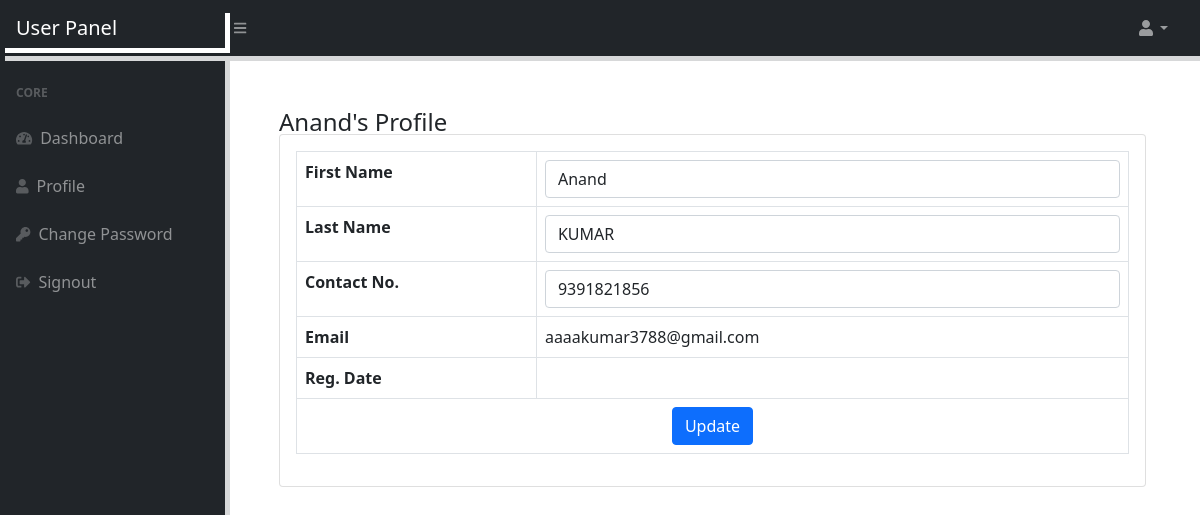
Screenshot of /admin/user/edit-profile.php (signed in) with the database file from the repository.
### tables this page shows
CREATE TABLE `user_form` (
  `id` int NOT NULL,
  `fname` varchar(200) NOT NULL,
  `lname` varchar(200) NOT NULL,
  `email` varchar(100) NOT NULL,
  `password` varchar(100) DEFAULT NULL,
  `contact` varchar(50) NOT NULL,
  `user_role` varchar(100) NOT NULL,
  `status` varchar(100) DEFAULT NULL,
  `date` date DEFAULT NULL
);

### admin/user/edit-profile.php (the view, shortened to what this page needs)
<?php session_start();
$servername = "localhost";
$username = "root";
$password = "mysql";
$database = "connect";
$conn = mysqli_connect($servername, $username, $password, $database);
if (strlen($_SESSION['id']==0)) {
  header('location:logout.php');
  } else{
?>
<!DOCTYPE html>
<html lang="en">
    <head>
        <link href="https://cdn.jsdelivr.net/npm/simple-datatables@latest/dist/style.css" rel="stylesheet" />
        <link href="css/styles.css" rel="stylesheet" />
    </head>
    <body class="sb-nav-fixed">
	    <nav class="sb-topnav navbar navbar-expand navbar-dark bg-dark">
            <a class="navbar-brand ps-3" href="index.html">User Panel</a>
            <button class="btn btn-link btn-sm order-1 order-lg-0 me-4 me-lg-0" id="sidebarToggle" href="#!"><i class="fas fa-bars"></i></button>
            <form class="d-none d-md-inline-block form-inline ms-auto me-0 me-md-3 my-2 my-md-0">
                <div class="input-group">
                </div>
            </form>
            <ul class="navbar-nav ms-auto ms-md-0 me-3 me-lg-4">
                <li class="nav-item dropdown">
                    <a class="nav-link dropdown-toggle" id="navbarDropdown" href="#" role="button" data-bs-toggle="dropdown" aria-expanded="false"><i class="fas fa-user fa-fw"></i></a>
                </li>
            </ul>
        </nav>
        <div id="layoutSidenav">
		    <div id="layoutSidenav_nav">
                <nav class="sb-sidenav accordion sb-sidenav-dark" id="sidenavAccordion">
                    <div class="sb-sidenav-menu">
                        <div class="nav">
                            <div class="sb-sidenav-menu-heading">Core</div>
                            <a class="nav-link" href="welcome.php">
                                <div class="sb-nav-link-icon"><i class="fas fa-tachometer-alt"></i></div>
                                Dashboard
                            </a>
                            <a class="nav-link" href="profile.php">
                                <div class="sb-nav-link-icon"><i class="fas fa-user"></i></div>
                                Profile
                            </a>
  <a class="nav-link" href="change-password.php">
                                <div class="sb-nav-link-icon"><i class="fas fa-key"></i></div>
                               Change Password
                            </a>
                            <a class="nav-link" href="logout.php">
                                <div class="sb-nav-link-icon"><i class="fas fa-sign-out-alt"></i></div>
                                Signout
                            </a>
                        </div>
                    </div>
                </nav>
            </div>
            <div id="layoutSidenav_content">
                <main>
                    <div class="container-fluid px-4">
<?php
$userid=$_SESSION['id'];
$query=mysqli_query($conn,"select * from user_form where id='$userid'");
while($result=mysqli_fetch_array($query))
{?>
                        <h1 class="mt-4"><?php echo $result['fname'];?>'s Profile</h1>
                        <div class="card mb-4">
                     <form method="post">
                            <div class="card-body">
                                <table class="table table-bordered">
                                   <tr>
                                    <th>First Name</th>
                                       <td><input class="form-control" id="fname" name="fname" type="text" value="<?php echo $result['fname'];?>" required /></td>
                                   </tr>
                                   <tr>
                                       <th>Last Name</th>
                                       <td><input class="form-control" id="lname" name="lname" type="text" value="<?php echo $result['lname'];?>"  required /></td>
                                   </tr>
                                         <tr>
                                       <th>Contact No.</th>
                                       <td colspan="3"><input class="form-control" id="contact" name="contact" type="text" value="<?php echo $result['contact'];?>"  pattern="[0-9]{10}" title="10 numeric characters only"  maxlength="10" required /></td>
                                   </tr>
                                   <tr>
                                       <th>Email</th>
                                       <td colspan="3"><?php echo $result['email'];?></td>
                                   </tr>
                                        <tr>
                                       <th>Reg. Date</th>
                                       <td colspan="3"><?php echo $result['Date'];?></td>
                                   </tr>
                                   <tr>
                                       <td colspan="4" style="text-align:center ;"><button type="submit" class="btn btn-primary btn-block" name="update">Update</button></td>
                                   </tr>
                                </table>
                            </div>
                            </form>
                        </div>
<?php } ?>
                    </div>
                </main>
            </div>
        </div>
    </body>
</html>
<?php } ?>

### rows the page displays
user_form: fname "Anand", lname "KUMAR", contact "9391821856", email "aaaakumar3788@gmail.com"
